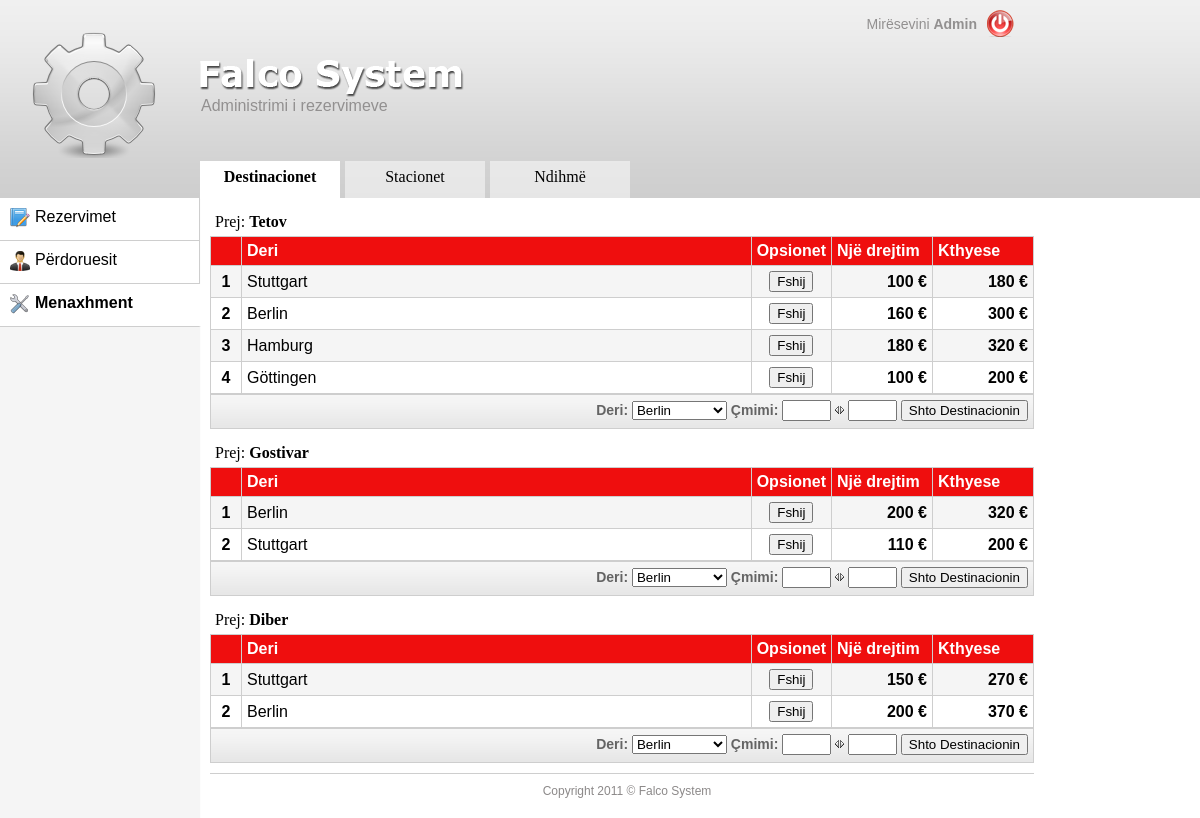
Screenshot of /index.php?menu=menaxhment&submenu=destinacionet (signed in) with the database file from the repository.
### tables this page shows
CREATE TABLE IF NOT EXISTS `destinations` (
  `dest_id` int(50) NOT NULL AUTO_INCREMENT,
  `name` varchar(255) NOT NULL,
  `direction` enum('1','2') NOT NULL,
  PRIMARY KEY (`dest_id`)
);

CREATE TABLE IF NOT EXISTS `costs` (
  `cost_id` int(11) NOT NULL AUTO_INCREMENT,
  `prej` varchar(255) NOT NULL,
  `deri` varchar(255) NOT NULL,
  `cost` int(11) NOT NULL,
  `return_cost` int(11) NOT NULL,
  `date` timestamp NOT NULL DEFAULT CURRENT_TIMESTAMP ON UPDATE CURRENT_TIMESTAMP,
  PRIMARY KEY (`cost_id`)
);

### classes/class.db.php (called while the page is built, shortened)
<?php
class MySQL
{
  private $db_con = null;
  public function connect($db_host, $db_user, $db_pass, $db_name = null, $db_persist = false)
  {
    if($db_persist)
      $this->db_con = @mysql_pconnect($db_host, $db_user, $db_pass);
    else
      $this->db_con = @mysql_connect($db_host, $db_user, $db_pass);
    return true;
  }
  public function select_db($db_name)
  {
    if($this->db_con)
    {
      $success = @mysql_select_db($db_name, $this->db_con);
      return $success ? true : false;
    }
    else
    {
      trigger_error('Must be connected to a MySQL Server', E_USER_NOTICE);
      return false;
    }
  }
  public function query($db_query, $unbuffered = false)
  {
    if($this->db_con)
    {
      if($unbuffered)
        return @mysql_unbuffered_query($db_query, $this->db_con);
      else
        return @mysql_query($db_query, $this->db_con);
    }
    else
    {
      trigger_error('Must be connected to a MySQL Server', E_USER_NOTICE);
      return false;
    }
  }
}
?>

### classes/controller.php (called while the page is built, shortened)
<?php
class controller {
function menu_switcher() {
global $page;
	switch ($page) {
			case 'menaxhment':
			return $this->menaxhment_switcher();
			break;
		}
	}
function menaxhment_switcher() {
require_once 'managment.class.php';
global $subpage;
	switch ($subpage) {
		case 'destinacionet':
			return managment::destinations();
		break;
	}
}
}
?>

### classes/managment.class.php (the view, shortened to what this page needs)
<?php
class managment {
static function destinations(){
global $db;
$error='';
	$result = $db->query("SELECT * FROM destinations WHERE direction=1;");
	$table='';
	while ($rows = mysql_fetch_array($result)) {
		$name = $rows['name'];
		$table .=  '<div class="destionations">
				<div class="name">Prej: <strong>'.$name.'</strong></div>
				<table width="100%"  class="extra" cellspacing="1" cellpadding="5" border="0" >
				<tr class="bgC3" style="font-weight:bold">
					<td width="20"></td>
					<td>Deri</td>
					<td width="20">Opsionet</td>
					<td width="90">Një drejtim</td>
					<td width="90">Kthyese</td>
					'.managment::cmimet_e_caktuara($name).'
				</tr>
				</table>
						<div class="buttoni">
							<form action="" method="POST">
							<label for="new_city">Deri:</label>
							<select name="new_city">
								'.funksionet::directions(2).'
							</select>
							<label for="cost">Çmimi:</label>
							<input type="text" name="cost" size="3">
							<label for="cost"><img src="images/two_ways.gif"></label>
							<input type="text" name="return_cost" size="3">
							<input type="hidden" name="prej" value="'.$name.'">
							<input type="submit" name="new_dest" value="Shto Destinacionin">
							</form>
						</div>
				</div>';
	}
	return $error.$table;
}
static function cmimet_e_caktuara($name='') {
	global $db;
		$i=1;
		$query  = $db->query("SELECT * FROM costs WHERE prej='$name';");
		$list='';
		while ($row = mysql_fetch_array($query)) {
				if ($i % 2 != "0")
				  $rowColor = "bgC1";
				else
		  		  $rowColor = "bgC2";
			$prej = $row['prej'];
		  	$deri = $row['deri'];
			$cost = $row['cost'];
			$return_cost = $row['return_cost'];
			$list .= '<tr class="'.$rowColor.'">
							<td style="font-weight:bold;text-align:center;">'.$i.'</td>
							<td>'.$deri.'</td>
								<td style="text-align:center;">
								<form action="" method="post">
								<input type="hidden" value="'.$prej.'" name="prej" >
								<input type="hidden" value="'.$deri.'" name="deri" >
								<input type="submit" value="Fshij" name="delete_destination">
								</form>
								</td>
							<td style="font-weight:bold;text-align:right;">'.$cost.' &euro;</td>
							<td style="font-weight:bold;text-align:right;">'.$return_cost.' &euro;</td>
					</tr>';
			$i++;
		}
		return $list;
}
}
?>

### css/style.css (style rules this page uses)
html, body { font-family: helvetica, arial, sans-serif; margin: 0; padding: 0; background:url("images/header_bg.jpg") repeat-x; }
table.extra { background-color: #CECECE; position: relative; }
.bgC1 { background-color: #F5F5F5; }
.bgC2 { background-color: #FFFFFF; }
.bgC3 { background-color: #EF0E0E; color:#FFFFFF; }
.buttoni { border:1px solid #CECECE; text-align: right; height: 28px; padding-top:5px; padding-right:5px; color: #646464; background:url('images/top-menu-item-bg.gif'); font-weight: bold; text-decoration: none; font-size:14px; }
.destionations { float: left; width: 100%; margin-left:10px; margin-top:10px; }
.name { font-family: Trebuchet MS; padding: 5px; border-bottom:none; }

### rows the page displays
destinations: name "Tetov"
costs: deri "Stuttgart", cost "100", return_cost "180"
costs: deri "Berlin", cost "160", return_cost "300"
costs: deri "Hamburg", cost "180", return_cost "320"
costs: deri "Göttingen", cost "100", return_cost "200"
destinations: name "Gostivar"
costs: deri "Berlin", cost "200", return_cost "320"
costs: deri "Stuttgart", cost "110", return_cost "200"
destinations: name "Diber"
costs: deri "Stuttgart", cost "150", return_cost "270"
costs: deri "Berlin", cost "200", return_cost "370"

### other values shown
$_SESSION['username'] "Admin"
$row "Destinacionet"
$row "Stacionet"
$row "Ndihmë"
$row "Rezervimet"
$row "Përdoruesit"
$row "Menaxhment"
form field new_city "Berlin"
